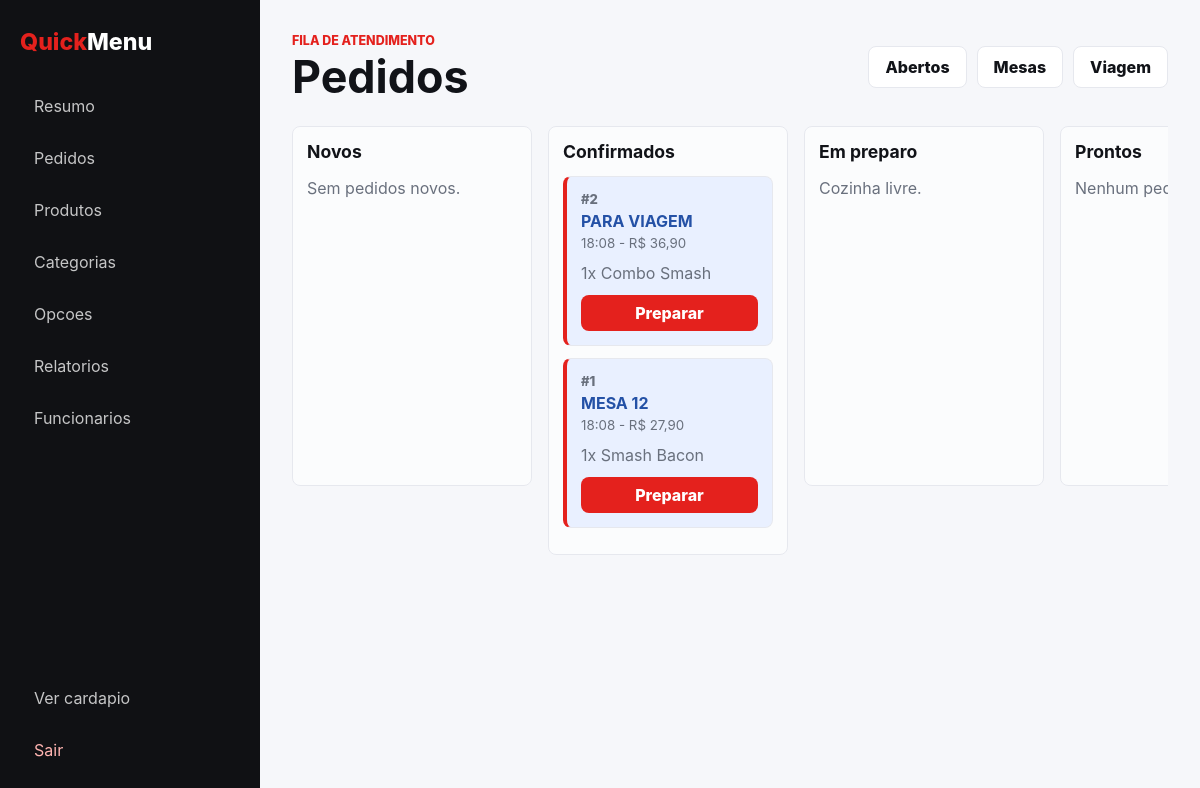
The page /painel/pedidos/ (signed in) on the database as committed earlier.
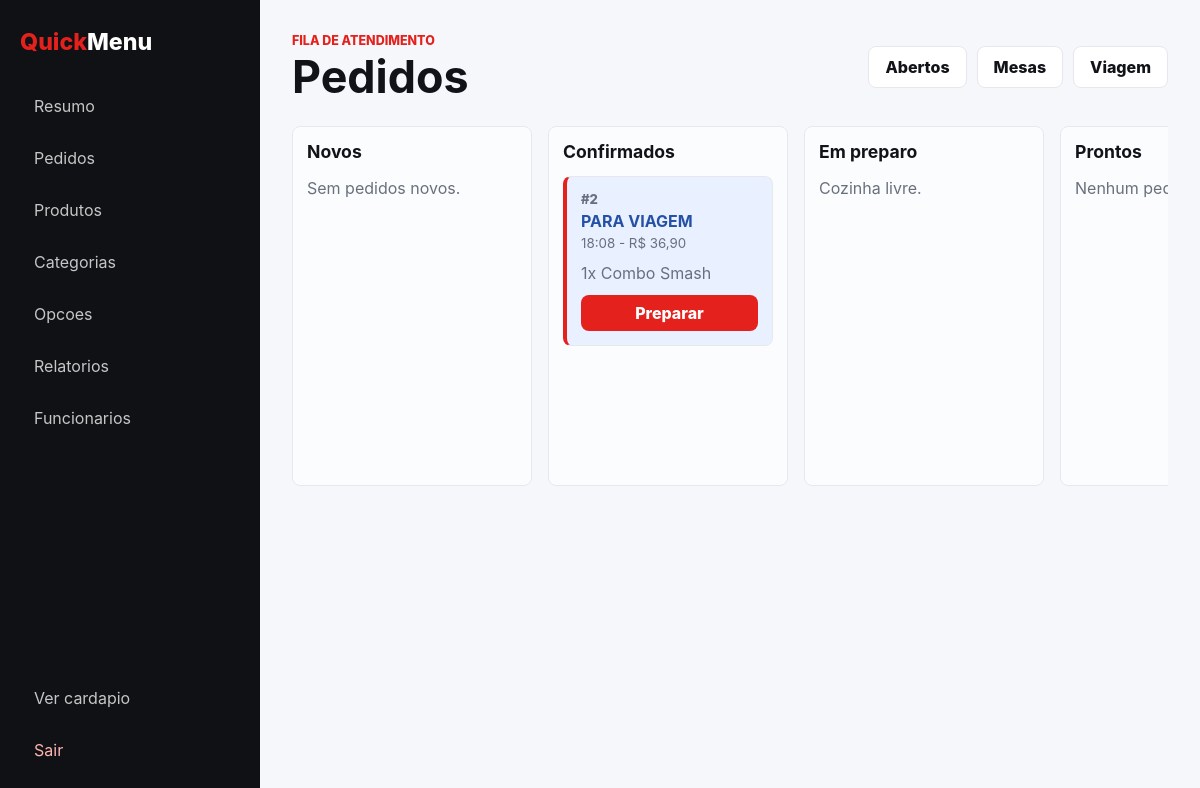
The same page on the database as committed later.
### orders/models.py (models this page shows, shortened)
class Order(models.Model):
    ORDER_TYPES = [
        ('eat_in', 'Comer aqui'),
        ('takeaway', 'Levar para viagem'),
    ]
    STATUS_CHOICES = [
        ('pending', 'Pendente'),
        ('confirmed', 'Confirmado'),
        ('preparing', 'Em preparo'),
        ('ready', 'Pronto'),
        ('completed', 'Finalizado'),
        ('cancelled', 'Cancelado'),
    ]
    order_type = models.CharField(max_length=20, choices=ORDER_TYPES)
    table_number = models.PositiveIntegerField(null=True, blank=True)
    status = models.CharField(max_length=20, choices=STATUS_CHOICES, default='pending')
    total = models.DecimalField(max_digits=10, decimal_places=2)
    created_at = models.DateTimeField(auto_now_add=True)
    updated_at = models.DateTimeField(auto_now=True)
    class Meta:
        ordering = ['-created_at']
        verbose_name = 'pedido'
        verbose_name_plural = 'pedidos'

class OrderItem(models.Model):
    order = models.ForeignKey(Order, on_delete=models.CASCADE, related_name='items')
    product = models.ForeignKey('menu.Product', on_delete=models.SET_NULL, null=True, blank=True, related_name='order_items')
    product_name = models.CharField(max_length=120)
    product_snapshot = models.JSONField(default=dict, blank=True)
    quantity = models.PositiveIntegerField(default=1)
    unit_price = models.DecimalField(max_digits=8, decimal_places=2)
    total = models.DecimalField(max_digits=10, decimal_places=2)
    class Meta:
        verbose_name = 'item do pedido'
        verbose_name_plural = 'itens do pedido'

### dashboard/views.py (the view)
# urls.py: path('pedidos/', views.orders_board, name='orders'),
@staff_required
def orders_board(request):
    orders = filtered_orders(request)
    grouped = {
        'pending': orders.filter(status='pending'),
        'confirmed': orders.filter(status='confirmed'),
        'preparing': orders.filter(status='preparing'),
        'ready': orders.filter(status='ready'),
        'completed': orders.filter(status='completed')[:20],
    }
    return render(request, 'dashboard/orders.html', {
        **dashboard_context(request),
        'grouped_orders': grouped,
        'status_actions': STATUS_ACTIONS,
        'active_filter': request.GET.get('filter', 'open'),
    })

### cart/context_processors.py (called while the page is built)
def cart_summary(request):
    items, total = hydrate_cart(request.session)
    return {
        'cart_item_count': cart_count(request.session),
        'cart_total': total,
        'cart_preview_items': items,
    }

### cart/services.py (called while the page is built)
def get_cart(session):
    return session.get(CART_SESSION_KEY, [])

def cart_count(session):
    return sum(item['quantity'] for item in get_cart(session))

def money(value):
    return Decimal(value).quantize(Decimal('0.01'))

def hydrate_cart(session):
    hydrated = []
    total = Decimal('0.00')
    for index, item in enumerate(get_cart(session)):
        unit_price = money(item['unit_price'])
        subtotal = money(unit_price * item['quantity'])
        total += subtotal
        hydrated.append({**item, 'index': index, 'unit_price_decimal': unit_price, 'subtotal': subtotal})
    return hydrated, money(total)

### dashboard/views.py (called while the page is built)
def dashboard_context(request):
    return {
        'is_manager': request.user.is_superuser or request.user.groups.filter(name='Administradores').exists(),
        'status_labels': STATUS_LABELS,
    }

### templates/dashboard/orders.html (shortened to what this page needs)
{% extends 'dashboard/base_panel.html' %}
{% block eyebrow %}Fila de atendimento{% endblock %}
{% block heading %}Pedidos{% endblock %}
{% block actions %}
<div class="filter-actions">
    <a href="{% url 'dashboard:orders' %}?filter=open">Abertos</a>
    <a href="{% url 'dashboard:orders' %}?filter=local">Mesas</a>
    <a href="{% url 'dashboard:orders' %}?filter=takeaway">Viagem</a>
</div>
{% endblock %}
{% block content %}
<section class="kanban" data-orders-board data-orders-endpoint="{% url 'dashboard:orders_json' %}?filter={{ active_filter }}">
    <div class="kanban-column">
        <h2>Novos</h2>
        {% for order in grouped_orders.pending %}{% include 'dashboard/partials/order_card.html' with order=order %}{% empty %}<p class="muted">Sem pedidos novos.</p>{% endfor %}
    </div>
    <div class="kanban-column">
        <h2>Confirmados</h2>
        {% for order in grouped_orders.confirmed %}{% include 'dashboard/partials/order_card.html' with order=order %}{% empty %}<p class="muted">Nada confirmado.</p>{% endfor %}
    </div>
    <div class="kanban-column">
        <h2>Em preparo</h2>
        {% for order in grouped_orders.preparing %}{% include 'dashboard/partials/order_card.html' with order=order %}{% empty %}<p class="muted">Cozinha livre.</p>{% endfor %}
    </div>
    <div class="kanban-column">
        <h2>Prontos</h2>
        {% for order in grouped_orders.ready %}{% include 'dashboard/partials/order_card.html' with order=order %}{% empty %}<p class="muted">Nenhum pedido pronto.</p>{% endfor %}
    </div>
</section>
{% endblock %}

### templates/dashboard/partials/order_card.html (shortened to what this page needs)
<article class="order-ticket status-{{ order.status }}">
    <a class="order-ticket-main" href="{% url 'dashboard:order_detail' order.id %}">
        <span class="ticket-number">#{{ order.id }}</span>
        <strong>{% if order.order_type == 'eat_in' %}MESA {{ order.table_number }}{% else %}PARA VIAGEM{% endif %}</strong>
        <small>{{ order.created_at|time:"H:i" }} - R$ {{ order.total }}</small>
    </a>
    <div class="ticket-items">
        {% for item in order.items.all %}
            <p>{{ item.quantity }}x {{ item.product_name }}</p>
        {% endfor %}
    </div>
    {% if order.status != 'completed' and order.status != 'cancelled' %}
        <form method="post" action="{% url 'dashboard:update_status' order.id %}">
            <button class="small-action" type="submit">
                {% if order.status == 'pending' %}Aceitar{% elif order.status == 'confirmed' %}Preparar{% elif order.status == 'preparing' %}Pronto{% elif order.status == 'ready' %}Finalizar{% else %}Atualizar{% endif %}
            </button>
        </form>
    {% endif %}
</article>

Rows that differ between the two databases and show on the page:
removed Order: id "1", table_number "12", created_at "18:08", total "27,90", status "Preparar"
removed OrderItem: quantity "1", product_name "Smash Bacon"
